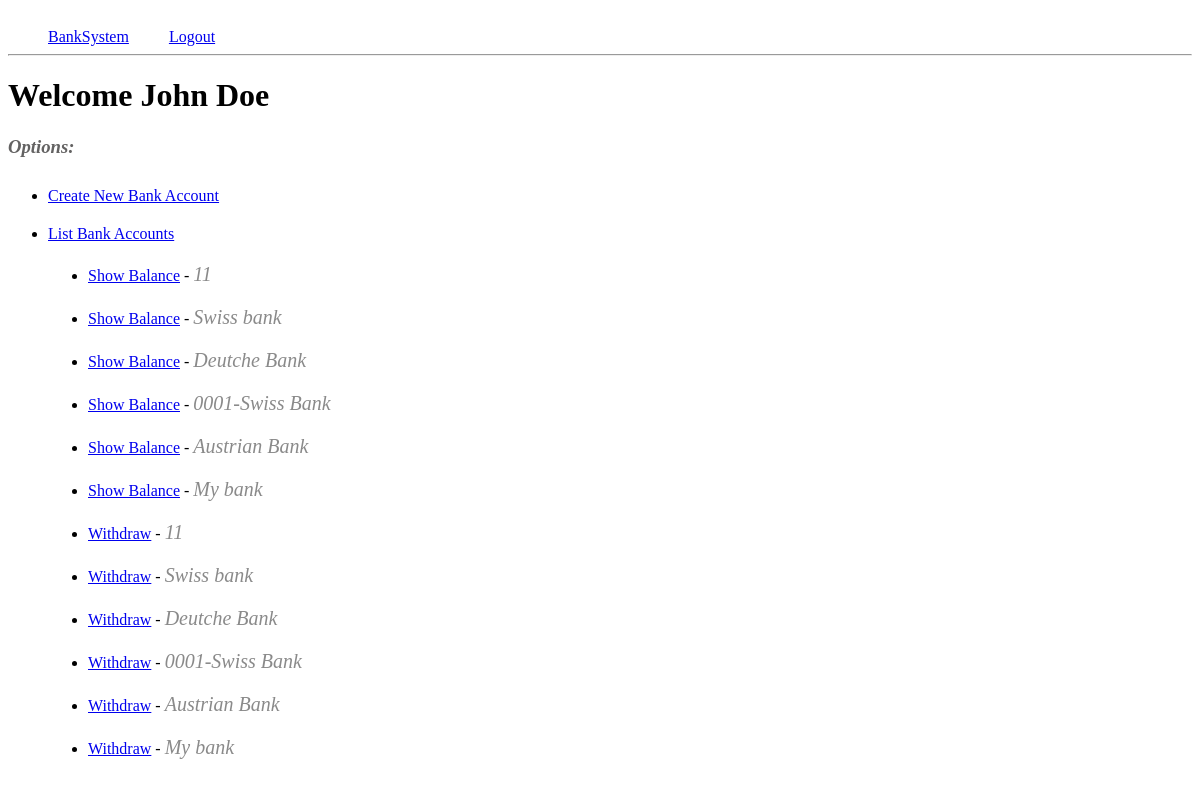
The page /dashboard/ (signed in) on the database its author committed.
### banksystem/models.py (models this page shows, shortened)
class Customer(models.Model):
    name = models.CharField(max_length=255)
    user = models.OneToOneField(User, on_delete=models.CASCADE)
    address = models.TextField()
    phone_number = models.CharField(max_length=15)
    initial_balance = models.DecimalField(max_digits=10, decimal_places=2)

class BankAccount(models.Model):
    customer = models.ForeignKey(Customer, on_delete=models.CASCADE)
    account_number = models.CharField(max_length=20, unique=True)
    balance = models.DecimalField(max_digits=10, decimal_places=2)

### banksystem/views.py (the view)
# urls.py: path("dashboard/", customer_dashboard, name="customer_dashboard"),
@login_required(login_url="/login")
def customer_dashboard(request):
    customer = request.user.customer
    accounts = BankAccount.objects.filter(customer=customer)
    show_balance_urls = {}
    for account in accounts:
        account_number = account.account_number
        show_balance_url = reverse(
            "show_balance", kwargs={"account_number": str(account_number)}
        )
        print(f"Account: {account_number}, URL: {show_balance_url}")
        show_balance_urls[account_number] = show_balance_url
    return render(
        request,
        "dashboard.html",
        {
            "customer": customer,
            "accounts": accounts,
            "show_balance_urls": show_balance_urls,
        },
    )

### banksystem/templatetags/custom_filters.py (called while the page is built)
@register.filter
def get_show_balance_url(account_number):
    return reverse("show_balance", kwargs={"account_number": account_number})

### templates/dashboard.html (shortened to what this page needs)
{% load custom_filters %}
<html>
  <head>
    <link
      rel="stylesheet"
      href="https://dhbhdrzi4tiry.cloudfront.net/cdn/sites/foundation.min.css"
    />
    <link rel="stylesheet" href="../../static/style.css" />
  </head>
  <div class="row logout-div">
    <a class="" href="{% url ''%}">BankSystem</a>
    <a class="logout" href="{% url 'user-logout'%}">Logout</a>
  </div>
  <hr />
  <div class="row small-up-1 medium-up-2 large-up-3">
    <h1>Welcome {{ customer.name }}</h1>
    <h3 class="options">Options:</h3>
    <ul class="options-list">
      <li><a href="{% url 'create_account' %}">Create New Bank Account</a></li>
      <li><a href="{% url 'list_bank_accounts' %}">List Bank Accounts</a></li>
      {% for account in accounts %}
      <li class="show-balance-list">
        <a href="{{ account.account_number|get_show_balance_url }}"
          >Show Balance</a
        >
        - <span class="account-name">{{ account.account_number }}</span>
      </li>
      {% endfor %}  {% for account in accounts %}
      <li class="show-balance-list">
        <a href="{% url 'withdraw' account_number=account.account_number %}"
          >Withdraw</a
        >
        - <span class="account-name">{{ account.account_number }}</span>
      </li>
      {% endfor %}
    </ul>
  </div>
</html>

### static/style.css (style rules this page uses)
.logout { text-align: right; }
.logout-div { display: flex; justify-content: flex-start; padding: 20px 0 0 0; }
.logout-div a { padding: 0 0 0 40px; }
.options { font-style: italic; color: #636262; }
.options-list { padding: 0 0 0 40px; }
.options-list li { padding: 10px 0 10px 0; }
.account-name { font-size: 20px; font-style: italic; color: #8a8a8a; }
.show-balance-list { margin: 0 0 0 40px; }

### rows shown on the page
Customer: name "John Doe"
BankAccount: account_number "11"
BankAccount: account_number "Swiss bank"
BankAccount: account_number "Deutche Bank"
BankAccount: account_number "0001-Swiss Bank"
BankAccount: account_number "Austrian Bank"
BankAccount: account_number "My bank"
